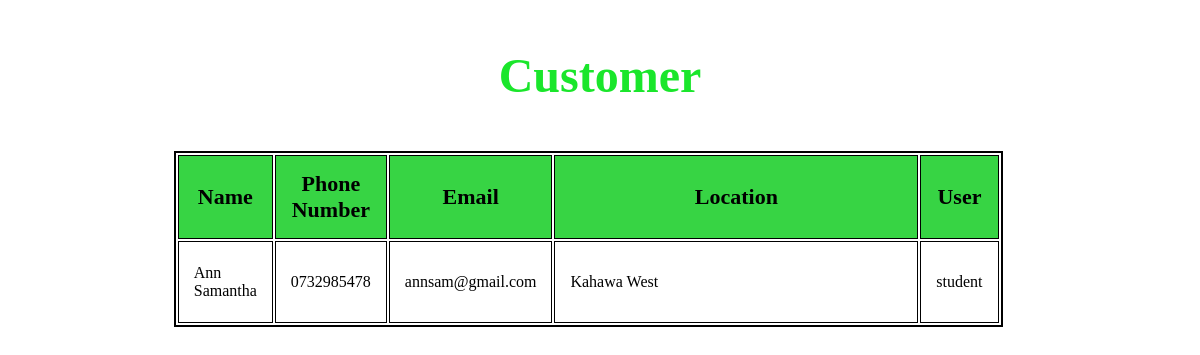
/customer/customer/5/, run on the app's committed database.
### customer/models.py (models this page shows, shortened)
class Customer (models.Model):
    name = models.CharField(max_length=32)
    phone_Number = models.CharField(max_length=15)
    email = models.EmailField()
    location = models.CharField(max_length=32)
    user = models.ForeignKey(User,
                                on_delete=models.CASCADE, null=True)

### customer/views.py (the view)
# urls.py: path("customer/<int:id>/", customer_details, name="customer_details_view"),
def customer_details(request, id):
     customer = Customer.objects.get(id=id)
     return render(request, "customer/customer_details.html", {"customer": customer})

### template/customer/customer_details.html (shortened to what this page needs)
<!DOCTYPE html>
<html lang="en">
<head>
    {%load static%}
    <link rel="stylesheet" href="{% static 'css/products_detail.css' %}">
</head>
<body>
    <h3>Customer</h3>
    <table class="table">
            <th>Name</th>
            <th>Phone Number</th>
            <th>Email</th>
            <th class="detail">Location</th>
            <th>User</th>
        <tr>
            <td>{{customer.name}}</td>
            <td>{{customer.phone_Number}}</td>
            <td>{{customer.email}}</td>
            <td>{{customer.location}}</td>
            <td>{{customer.user}}</td>
        </tr>
    </table>
</body>
</html>

### inventory/static/css/products_detail.css (style rules this page uses)
h3 { color: rgb(26, 230, 43); font-size: 3em; text-align: center; }
th , td { border: 1px ; border: solid 1px; }
table { width: 70%; }
td { height: 50px; }
th,td { padding: 15px; text-align: left; }
th { background-color: rgb(55, 212, 68); text-align: center; font-size: 22px; }
.table { border: solid 2px; margin-left: 14%; }
.detail { width: 600px; }

### data on the page
Customer: name "Ann Samantha", phone_Number "0732985478", email "annsam@gmail.com", location "Kahawa West", user "student"
